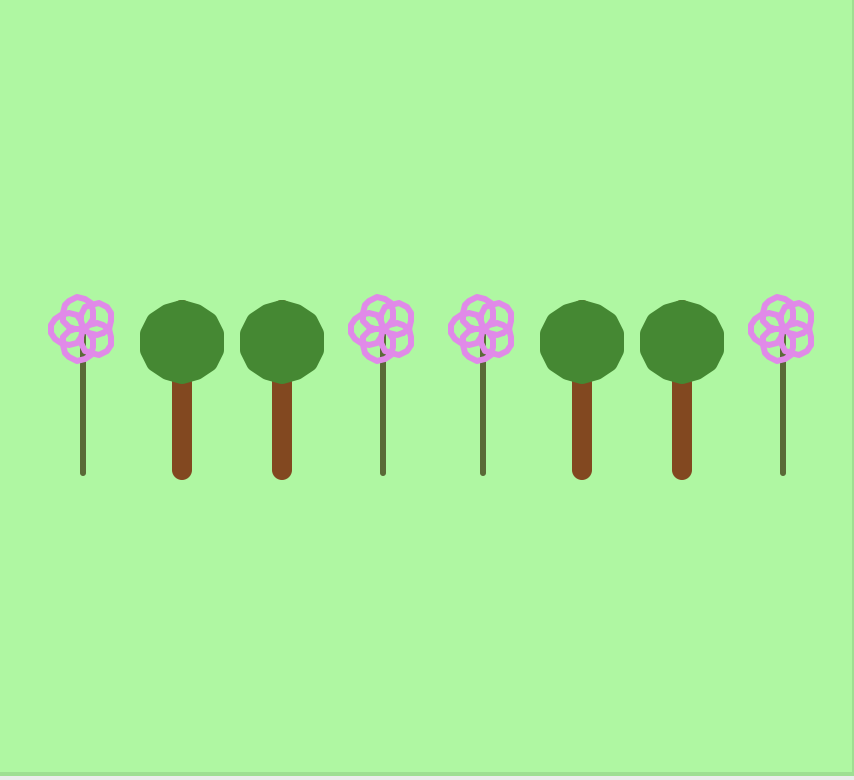

Generate this figure with Python:
# Author: Alexandra Wheeler
# Drawing Trees and Flowers from txt File

import turtle 

turtle.bgcolor("palegreen")
turtle.setup(400,400)
pen = turtle.Turtle()
pen.pensize(1)
pen.speed(.5)
pen.color("black")
pen.hideturtle()

def getScene():
    scene = []
    try: 
        with open("assignments/assignment20/scene.txt") as file:
            for line in file:
                scene.append(line.strip().lower())
    except FileNotFoundError:
        print("File does not exist")
    return scene

def setPos(x,y):
    pen.up()
    pen.setpos(x,y)
    pen.down()

def drawFlower(x,y,size):
    pen.pensize(3)
    setPos(x,y)
    radius = size * .1
    pen.left(90)
    pen.color("darkolivegreen")
    pen.forward(size * .9)
    pen.color("violet")
    for i in range(5):
        pen.circle(radius)
        pen.left(72)

def drawTree(x,y,size):
    pen.pensize(10)
    setPos(x,y+1)
    radius = size * .2
    pen.left(90)
    pen.color("saddlebrown")
    pen.forward(size)
    pen.color("forestgreen")
    pen.begin_fill()
    pen.left(90)
    pen.circle(radius)
    pen.end_fill()

myScene = getScene()
squareWidth = int(turtle.window_width())/ (len(myScene)*2)
size = int(turtle.window_height())/5
y = -size // 2
x = -turtle.window_width()/2  + squareWidth

# drawing scene
for plant in myScene:
    if plant == "tree":
        drawTree(x,y,size)
    if plant == "flower":
        drawFlower(x,y,size)
    x+=squareWidth * 2
    pen.setheading(0)
        




turtle.done()
